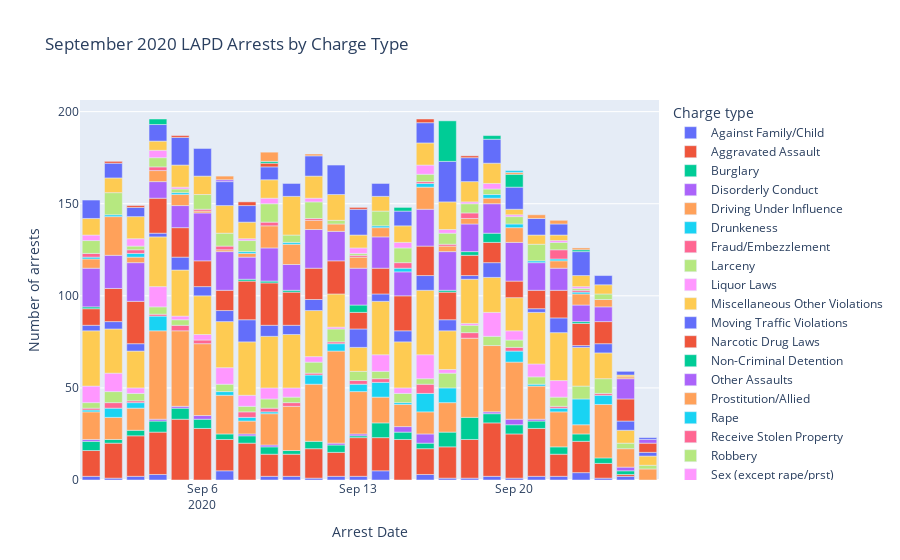

The cell this chart's notebook holds for it:
### Code cell
# make a stacked bar chart
fig = px.bar(arrests_by_type,
           x='arst_date',
           y='count',
           color='grp_description', # this creates the "stack",
           labels={'arst_date':'Arrest Date','count':'Number of arrests','grp_description':'Charge type'},
           title = 'September 2020 LAPD Arrests by Charge Type'
      )
fig.show()

### Figure 1 — Plotly figure (JSON) as saved in the notebook; plotly's stock layout.template omitted (floating-point values rounded to 4 significant figures)
{"data": [{"alignmentgroup": "True", "hovertemplate": "Charge type=Against Family/Child<br>Arrest Date=%{x}<br>Number of arrests=%{y}<extra></extra>", "legendgroup": "Against Family/Child", "marker": {"color": "#636efa"}, "name": "Against Family/Child", "offsetgroup": "Against Family/Child", "orientation": "v", "showlegend": true, "textposition": "auto", "type": "bar", "x": ["2020-09-01T00:00:00.000", "2020-09-02T00:00:00.000", "2020-09-03T00:00:00.000", "2020-09-04T00:00:00.000", "2020-09-07T00:00:00.000", "2020-09-09T00:00:00.000", "2020-09-10T00:00:00.000", "2020-09-11T00:00:00.000", "2020-09-12T00:00:00.000", "2020-09-13T00:00:00.000", "2020-09-14T00:00:00.000", "2020-09-16T00:00:00.000", "2020-09-17T00:00:00.000", "2020-09-18T00:00:00.000", "2020-09-19T00:00:00.000", "2020-09-20T00:00:00.000", "2020-09-21T00:00:00.000", "2020-09-22T00:00:00.000", "2020-09-23T00:00:00.000", "2020-09-24T00:00:00.000", "2020-09-25T00:00:00.000"], "xaxis": "x", "y": [2, 1, 2, 3, 5, 2, 2, 1, 2, 2, 5, 3, 1, 1, 2, 1, 2, 2, 4, 1, 2], "yaxis": "y"}, {"alignmentgroup": "True", "hovertemplate": "Charge type=Aggravated Assault<br>Arrest Date=%{x}<br>Number of arrests=%{y}<extra></extra>", "legendgroup": "Aggravated Assault", "marker": {"color": "#EF553B"}, "name": "Aggravated Assault", "offsetgroup": "Aggravated Assault", "orientation": "v", "showlegend": true, "textposition": "auto", "type": "bar", "x": ["2020-09-01T00:00:00.000", "2020-09-02T00:00:00.000", "2020-09-03T00:00:00.000", "2020-09-04T00:00:00.000", "2020-09-05T00:00:00.000", "2020-09-06T00:00:00.000", "2020-09-07T00:00:00.000", "2020-09-08T00:00:00.000", "2020-09-09T00:00:00.000", "2020-09-10T00:00:00.000", "2020-09-11T00:00:00.000", "2020-09-12T00:00:00.000", "2020-09-13T00:00:00.000", "2020-09-14T00:00:00.000", "2020-09-15T00:00:00.000", "2020-09-16T00:00:00.000", "2020-09-17T00:00:00.000", "2020-09-18T00:00:00.000", "2020-09-19T00:00:00.000", "2020-09-20T00:00:00.000", "2020-09-21T00:00:00.000", "2020-09-22T00:00:00.000", "2020-09-23T00:00:00.000", "2020-09-24T00:00:00.000", "2020-09-25T00:00:00.000"], "xaxis": "x", "y": [14, 19, 22, 23, 33, 28, 17, 20, 12, 12, 16, 13, 21, 18, 22, 14, 17, 21, 29, 24, 26, 12, 17, 8, 1], "yaxis": "y"}, {"alignmentgroup": "True", "hovertemplate": "Charge type=Burglary<br>Arrest Date=%{x}<br>Number of arrests=%{y}<extra></extra>", "legendgroup": "Burglary", "marker": {"color": "#00cc96"}, "name": "Burglary", "offsetgroup": "Burglary", "orientation": "v", "showlegend": true, "textposition": "auto", "type": "bar", "x": ["2020-09-01T00:00:00.000", "2020-09-02T00:00:00.000", "2020-09-03T00:00:00.000", "2020-09-04T00:00:00.000", "2020-09-05T00:00:00.000", "2020-09-06T00:00:00.000", "2020-09-07T00:00:00.000", "2020-09-08T00:00:00.000", "2020-09-09T00:00:00.000", "2020-09-10T00:00:00.000", "2020-09-11T00:00:00.000", "2020-09-12T00:00:00.000", "2020-09-13T00:00:00.000", "2020-09-14T00:00:00.000", "2020-09-15T00:00:00.000", "2020-09-16T00:00:00.000", "2020-09-17T00:00:00.000", "2020-09-18T00:00:00.000", "2020-09-19T00:00:00.000", "2020-09-20T00:00:00.000", "2020-09-21T00:00:00.000", "2020-09-22T00:00:00.000", "2020-09-23T00:00:00.000", "2020-09-24T00:00:00.000", "2020-09-25T00:00:00.000"], "xaxis": "x", "y": [5, 2, 3, 6, 6, 5, 3, 4, 4, 2, 4, 4, 1, 8, 4, 3, 8, 12, 5, 5, 4, 4, 4, 3, 2], "yaxis": "y"}, {"alignmentgroup": "True", "hovertemplate": "Charge type=Disorderly Conduct<br>Arrest Date=%{x}<br>Number of arrests=%{y}<extra></extra>", "legendgroup": "Disorderly Conduct", "marker": {"color": "#ab63fa"}, "name": "Disorderly Conduct", "offsetgroup": "Disorderly Conduct", "orientation": "v", "showlegend": true, "textposition": "auto", "type": "bar", "x": ["2020-09-01T00:00:00.000", "2020-09-04T00:00:00.000", "2020-09-05T00:00:00.000", "2020-09-06T00:00:00.000", "2020-09-08T00:00:00.000", "2020-09-09T00:00:00.000", "2020-09-12T00:00:00.000", "2020-09-13T00:00:00.000", "2020-09-15T00:00:00.000", "2020-09-16T00:00:00.000", "2020-09-19T00:00:00.000", "2020-09-20T00:00:00.000", "2020-09-21T00:00:00.000", "2020-09-25T00:00:00.000"], "xaxis": "x", "y": [1, 1, 1, 2, 1, 1, 1, 1, 3, 5, 1, 3, 1, 2], "yaxis": "y"}, {"alignmentgroup": "True", "hovertemplate": "Charge type=Driving Under Influence<br>Arrest Date=%{x}<br>Number of arrests=%{y}<extra></extra>", "legendgroup": "Driving Under Influence", "marker": {"color": "#FFA15A"}, "name": "Driving Under Influence", "offsetgroup": "Driving Under Influence", "orientation": "v", "showlegend": true, "textposition": "auto", "type": "bar", "x": ["2020-09-01T00:00:00.000", "2020-09-02T00:00:00.000", "2020-09-03T00:00:00.000", "2020-09-04T00:00:00.000", "2020-09-05T00:00:00.000", "2020-09-06T00:00:00.000", "2020-09-07T00:00:00.000", "2020-09-08T00:00:00.000", "2020-09-09T00:00:00.000", "2020-09-10T00:00:00.000", "2020-09-11T00:00:00.000", "2020-09-12T00:00:00.000", "2020-09-13T00:00:00.000", "2020-09-14T00:00:00.000", "2020-09-15T00:00:00.000", "2020-09-16T00:00:00.000", "2020-09-17T00:00:00.000", "2020-09-18T00:00:00.000", "2020-09-19T00:00:00.000", "2020-09-20T00:00:00.000", "2020-09-21T00:00:00.000", "2020-09-22T00:00:00.000", "2020-09-23T00:00:00.000", "2020-09-24T00:00:00.000", "2020-09-25T00:00:00.000", "2020-09-26T00:00:00.000"], "xaxis": "x", "y": [15, 12, 12, 48, 41, 39, 21, 7, 17, 24, 31, 50, 23, 14, 12, 12, 16, 43, 36, 31, 18, 19, 5, 29, 10, 6], "yaxis": "y"}, {"alignmentgroup": "True", "hovertemplate": "Charge type=Drunkeness<br>Arrest Date=%{x}<br>Number of arrests=%{y}<extra></extra>", "legendgroup": "Drunkeness", "marker": {"color": "#19d3f3"}, "name": "Drunkeness", "offsetgroup": "Drunkeness", "orientation": "v", "showlegend": true, "textposition": "auto", "type": "bar", "x": ["2020-09-01T00:00:00.000", "2020-09-02T00:00:00.000", "2020-09-03T00:00:00.000", "2020-09-04T00:00:00.000", "2020-09-07T00:00:00.000", "2020-09-08T00:00:00.000", "2020-09-09T00:00:00.000", "2020-09-11T00:00:00.000", "2020-09-12T00:00:00.000", "2020-09-13T00:00:00.000", "2020-09-14T00:00:00.000", "2020-09-15T00:00:00.000", "2020-09-16T00:00:00.000", "2020-09-17T00:00:00.000", "2020-09-20T00:00:00.000", "2020-09-21T00:00:00.000", "2020-09-22T00:00:00.000", "2020-09-23T00:00:00.000", "2020-09-24T00:00:00.000"], "xaxis": "x", "y": [1, 5, 3, 8, 2, 2, 1, 5, 4, 4, 8, 1, 10, 8, 6, 1, 2, 14, 5], "yaxis": "y"}, {"alignmentgroup": "True", "hovertemplate": "Charge type=Fraud/Embezzlement<br>Arrest Date=%{x}<br>Number of arrests=%{y}<extra></extra>", "legendgroup": "Fraud/Embezzlement", "marker": {"color": "#FF6692"}, "name": "Fraud/Embezzlement", "offsetgroup": "Fraud/Embezzlement", "orientation": "v", "showlegend": true, "textposition": "auto", "type": "bar", "x": ["2020-09-01T00:00:00.000", "2020-09-02T00:00:00.000", "2020-09-03T00:00:00.000", "2020-09-04T00:00:00.000", "2020-09-05T00:00:00.000", "2020-09-06T00:00:00.000", "2020-09-08T00:00:00.000", "2020-09-09T00:00:00.000", "2020-09-10T00:00:00.000", "2020-09-11T00:00:00.000", "2020-09-12T00:00:00.000", "2020-09-13T00:00:00.000", "2020-09-14T00:00:00.000", "2020-09-16T00:00:00.000", "2020-09-18T00:00:00.000", "2020-09-20T00:00:00.000", "2020-09-22T00:00:00.000", "2020-09-24T00:00:00.000"], "xaxis": "x", "y": [1, 3, 1, 1, 3, 2, 3, 2, 2, 1, 1, 2, 2, 5, 3, 2, 1, 1], "yaxis": "y"}, {"alignmentgroup": "True", "hovertemplate": "Charge type=Larceny<br>Arrest Date=%{x}<br>Number of arrests=%{y}<extra></extra>", "legendgroup": "Larceny", "marker": {"color": "#B6E880"}, "name": "Larceny", "offsetgroup": "Larceny", "orientation": "v", "showlegend": true, "textposition": "auto", "type": "bar", "x": ["2020-09-01T00:00:00.000", "2020-09-02T00:00:00.000", "2020-09-03T00:00:00.000", "2020-09-04T00:00:00.000", "2020-09-05T00:00:00.000", "2020-09-07T00:00:00.000", "2020-09-08T00:00:00.000", "2020-09-09T00:00:00.000", "2020-09-10T00:00:00.000", "2020-09-11T00:00:00.000", "2020-09-12T00:00:00.000", "2020-09-13T00:00:00.000", "2020-09-14T00:00:00.000", "2020-09-15T00:00:00.000", "2020-09-16T00:00:00.000", "2020-09-17T00:00:00.000", "2020-09-18T00:00:00.000", "2020-09-19T00:00:00.000", "2020-09-20T00:00:00.000", "2020-09-21T00:00:00.000", "2020-09-22T00:00:00.000", "2020-09-23T00:00:00.000", "2020-09-24T00:00:00.000", "2020-09-25T00:00:00.000", "2020-09-26T00:00:00.000"], "xaxis": "x", "y": [3, 6, 4, 4, 3, 4, 3, 5, 3, 6, 7, 5, 4, 5, 3, 8, 4, 5, 4, 4, 5, 7, 8, 3, 2], "yaxis": "y"}, {"alignmentgroup": "True", "hovertemplate": "Charge type=Liquor Laws<br>Arrest Date=%{x}<br>Number of arrests=%{y}<extra></extra>", "legendgroup": "Liquor Laws", "marker": {"color": "#FF97FF"}, "name": "Liquor Laws", "offsetgroup": "Liquor Laws", "orientation": "v", "showlegend": true, "textposition": "auto", "type": "bar", "x": ["2020-09-01T00:00:00.000", "2020-09-02T00:00:00.000", "2020-09-03T00:00:00.000", "2020-09-04T00:00:00.000", "2020-09-05T00:00:00.000", "2020-09-06T00:00:00.000", "2020-09-07T00:00:00.000", "2020-09-08T00:00:00.000", "2020-09-09T00:00:00.000", "2020-09-10T00:00:00.000", "2020-09-11T00:00:00.000", "2020-09-12T00:00:00.000", "2020-09-14T00:00:00.000", "2020-09-15T00:00:00.000", "2020-09-16T00:00:00.000", "2020-09-17T00:00:00.000", "2020-09-18T00:00:00.000", "2020-09-19T00:00:00.000", "2020-09-20T00:00:00.000", "2020-09-21T00:00:00.000", "2020-09-22T00:00:00.000"], "xaxis": "x", "y": [9, 10, 3, 11, 2, 3, 9, 6, 6, 5, 3, 1, 9, 3, 13, 2, 1, 13, 5, 7, 9], "yaxis": "y"}, {"alignmentgroup": "True", "hovertemplate": "Charge type=Miscellaneous Other Violations<br>Arrest Date=%{x}<br>Number of arrests=%{y}<extra></extra>", "legendgroup": "Miscellaneous Other Violations", "marker": {"color": "#FECB52"}, "name": "Miscellaneous Other Violations", "offsetgroup": "Miscellaneous Other Violations", "orientation": "v", "showlegend": true, "textposition": "auto", "type": "bar", "x": ["2020-09-01T00:00:00.000", "2020-09-02T00:00:00.000", "2020-09-03T00:00:00.000", "2020-09-04T00:00:00.000", "2020-09-05T00:00:00.000", "2020-09-06T00:00:00.000", "2020-09-07T00:00:00.000", "2020-09-08T00:00:00.000", "2020-09-09T00:00:00.000", "2020-09-10T00:00:00.000", "2020-09-11T00:00:00.000", "2020-09-12T00:00:00.000", "2020-09-13T00:00:00.000", "2020-09-14T00:00:00.000", "2020-09-15T00:00:00.000", "2020-09-16T00:00:00.000", "2020-09-17T00:00:00.000", "2020-09-18T00:00:00.000", "2020-09-19T00:00:00.000", "2020-09-20T00:00:00.000", "2020-09-21T00:00:00.000", "2020-09-22T00:00:00.000", "2020-09-23T00:00:00.000", "2020-09-24T00:00:00.000", "2020-09-25T00:00:00.000", "2020-09-26T00:00:00.000"], "xaxis": "x", "y": [30, 24, 20, 27, 25, 21, 25, 29, 28, 29, 25, 18, 13, 29, 25, 35, 21, 24, 19, 18, 28, 26, 21, 14, 7, 5], "yaxis": "y"}, {"alignmentgroup": "True", "hovertemplate": "Charge type=Moving Traffic Violations<br>Arrest Date=%{x}<br>Number of arrests=%{y}<extra></extra>", "legendgroup": "Moving Traffic Violations", "marker": {"color": "#636efa"}, "name": "Moving Traffic Violations", "offsetgroup": "Moving Traffic Violations", "orientation": "v", "showlegend": true, "textposition": "auto", "type": "bar", "x": ["2020-09-01T00:00:00.000", "2020-09-02T00:00:00.000", "2020-09-03T00:00:00.000", "2020-09-04T00:00:00.000", "2020-09-05T00:00:00.000", "2020-09-06T00:00:00.000", "2020-09-07T00:00:00.000", "2020-09-08T00:00:00.000", "2020-09-09T00:00:00.000", "2020-09-10T00:00:00.000", "2020-09-11T00:00:00.000", "2020-09-13T00:00:00.000", "2020-09-14T00:00:00.000", "2020-09-15T00:00:00.000", "2020-09-16T00:00:00.000", "2020-09-17T00:00:00.000", "2020-09-18T00:00:00.000", "2020-09-19T00:00:00.000", "2020-09-21T00:00:00.000", "2020-09-22T00:00:00.000", "2020-09-23T00:00:00.000", "2020-09-24T00:00:00.000", "2020-09-25T00:00:00.000", "2020-09-26T00:00:00.000"], "xaxis": "x", "y": [3, 4, 4, 2, 7, 5, 6, 12, 6, 5, 6, 10, 4, 6, 8, 6, 2, 8, 2, 8, 1, 5, 5, 2], "yaxis": "y"}, {"alignmentgroup": "True", "hovertemplate": "Charge type=Narcotic Drug Laws<br>Arrest Date=%{x}<br>Number of arrests=%{y}<extra></extra>", "legendgroup": "Narcotic Drug Laws", "marker": {"color": "#EF553B"}, "name": "Narcotic Drug Laws", "offsetgroup": "Narcotic Drug Laws", "orientation": "v", "showlegend": true, "textposition": "auto", "type": "bar", "x": ["2020-09-01T00:00:00.000", "2020-09-02T00:00:00.000", "2020-09-03T00:00:00.000", "2020-09-04T00:00:00.000", "2020-09-05T00:00:00.000", "2020-09-06T00:00:00.000", "2020-09-07T00:00:00.000", "2020-09-08T00:00:00.000", "2020-09-09T00:00:00.000", "2020-09-10T00:00:00.000", "2020-09-11T00:00:00.000", "2020-09-12T00:00:00.000", "2020-09-13T00:00:00.000", "2020-09-14T00:00:00.000", "2020-09-15T00:00:00.000", "2020-09-16T00:00:00.000", "2020-09-17T00:00:00.000", "2020-09-18T00:00:00.000", "2020-09-19T00:00:00.000", "2020-09-20T00:00:00.000", "2020-09-21T00:00:00.000", "2020-09-22T00:00:00.000", "2020-09-23T00:00:00.000", "2020-09-24T00:00:00.000", "2020-09-25T00:00:00.000", "2020-09-26T00:00:00.000"], "xaxis": "x", "y": [9, 18, 23, 19, 16, 14, 11, 21, 23, 18, 17, 18, 9, 14, 19, 16, 15, 11, 11, 9, 10, 15, 12, 12, 12, 5], "yaxis": "y"}, {"alignmentgroup": "True", "hovertemplate": "Charge type=Non-Criminal Detention<br>Arrest Date=%{x}<br>Number of arrests=%{y}<extra></extra>", "legendgroup": "Non-Criminal Detention", "marker": {"color": "#00cc96"}, "name": "Non-Criminal Detention", "offsetgroup": "Non-Criminal Detention", "orientation": "v", "showlegend": true, "textposition": "auto", "type": "bar", "x": ["2020-09-01T00:00:00.000", "2020-09-08T00:00:00.000", "2020-09-09T00:00:00.000", "2020-09-10T00:00:00.000", "2020-09-13T00:00:00.000", "2020-09-17T00:00:00.000", "2020-09-18T00:00:00.000", "2020-09-19T00:00:00.000", "2020-09-23T00:00:00.000"], "xaxis": "x", "y": [1, 1, 1, 1, 4, 1, 2, 5, 1], "yaxis": "y"}, {"alignmentgroup": "True", "hovertemplate": "Charge type=Other Assaults<br>Arrest Date=%{x}<br>Number of arrests=%{y}<extra></extra>", "legendgroup": "Other Assaults", "marker": {"color": "#ab63fa"}, "name": "Other Assaults", "offsetgroup": "Other Assaults", "orientation": "v", "showlegend": true, "textposition": "auto", "type": "bar", "x": ["2020-09-01T00:00:00.000", "2020-09-02T00:00:00.000", "2020-09-03T00:00:00.000", "2020-09-04T00:00:00.000", "2020-09-05T00:00:00.000", "2020-09-06T00:00:00.000", "2020-09-07T00:00:00.000", "2020-09-08T00:00:00.000", "2020-09-09T00:00:00.000", "2020-09-10T00:00:00.000", "2020-09-11T00:00:00.000", "2020-09-12T00:00:00.000", "2020-09-13T00:00:00.000", "2020-09-14T00:00:00.000", "2020-09-15T00:00:00.000", "2020-09-16T00:00:00.000", "2020-09-17T00:00:00.000", "2020-09-18T00:00:00.000", "2020-09-19T00:00:00.000", "2020-09-20T00:00:00.000", "2020-09-21T00:00:00.000", "2020-09-22T00:00:00.000", "2020-09-23T00:00:00.000", "2020-09-24T00:00:00.000", "2020-09-25T00:00:00.000", "2020-09-26T00:00:00.000"], "xaxis": "x", "y": [21, 18, 21, 9, 12, 26, 21, 12, 18, 14, 21, 16, 20, 17, 13, 20, 21, 15, 16, 21, 15, 12, 9, 8, 11, 2], "yaxis": "y"}, {"alignmentgroup": "True", "hovertemplate": "Charge type=Prostitution/Allied<br>Arrest Date=%{x}<br>Number of arrests=%{y}<extra></extra>", "legendgroup": "Prostitution/Allied", "marker": {"color": "#FFA15A"}, "name": "Prostitution/Allied", "offsetgroup": "Prostitution/Allied", "orientation": "v", "showlegend": true, "textposition": "auto", "type": "bar", "x": ["2020-09-01T00:00:00.000", "2020-09-02T00:00:00.000", "2020-09-03T00:00:00.000", "2020-09-04T00:00:00.000", "2020-09-05T00:00:00.000", "2020-09-06T00:00:00.000", "2020-09-07T00:00:00.000", "2020-09-08T00:00:00.000", "2020-09-09T00:00:00.000", "2020-09-10T00:00:00.000", "2020-09-11T00:00:00.000", "2020-09-12T00:00:00.000", "2020-09-13T00:00:00.000", "2020-09-14T00:00:00.000", "2020-09-16T00:00:00.000", "2020-09-17T00:00:00.000", "2020-09-18T00:00:00.000", "2020-09-19T00:00:00.000", "2020-09-20T00:00:00.000", "2020-09-22T00:00:00.000", "2020-09-23T00:00:00.000", "2020-09-24T00:00:00.000", "2020-09-25T00:00:00.000"], "xaxis": "x", "y": [5, 21, 3, 6, 6, 1, 1, 2, 12, 11, 5, 4, 6, 5, 12, 3, 3, 3, 8, 4, 6, 4, 1], "yaxis": "y"}, {"alignmentgroup": "True", "hovertemplate": "Charge type=Rape<br>Arrest Date=%{x}<br>Number of arrests=%{y}<extra></extra>", "legendgroup": "Rape", "marker": {"color": "#19d3f3"}, "name": "Rape", "offsetgroup": "Rape", "orientation": "v", "showlegend": true, "textposition": "auto", "type": "bar", "x": ["2020-09-01T00:00:00.000", "2020-09-02T00:00:00.000", "2020-09-03T00:00:00.000", "2020-09-05T00:00:00.000", "2020-09-08T00:00:00.000", "2020-09-10T00:00:00.000", "2020-09-14T00:00:00.000", "2020-09-15T00:00:00.000", "2020-09-16T00:00:00.000", "2020-09-19T00:00:00.000", "2020-09-20T00:00:00.000", "2020-09-21T00:00:00.000", "2020-09-22T00:00:00.000", "2020-09-23T00:00:00.000"], "xaxis": "x", "y": [1, 1, 2, 1, 1, 1, 1, 2, 2, 2, 2, 1, 1, 1], "yaxis": "y"}, {"alignmentgroup": "True", "hovertemplate": "Charge type=Receive Stolen Property<br>Arrest Date=%{x}<br>Number of arrests=%{y}<extra></extra>", "legendgroup": "Receive Stolen Property", "marker": {"color": "#FF6692"}, "name": "Receive Stolen Property", "offsetgroup": "Receive Stolen Property", "orientation": "v", "showlegend": true, "textposition": "auto", "type": "bar", "x": ["2020-09-01T00:00:00.000", "2020-09-03T00:00:00.000", "2020-09-04T00:00:00.000", "2020-09-06T00:00:00.000", "2020-09-07T00:00:00.000", "2020-09-09T00:00:00.000", "2020-09-11T00:00:00.000", "2020-09-13T00:00:00.000", "2020-09-15T00:00:00.000", "2020-09-16T00:00:00.000", "2020-09-17T00:00:00.000", "2020-09-18T00:00:00.000", "2020-09-22T00:00:00.000", "2020-09-23T00:00:00.000"], "xaxis": "x", "y": [2, 2, 2, 1, 2, 2, 1, 1, 3, 1, 1, 3, 5, 1], "yaxis": "y"}, {"alignmentgroup": "True", "hovertemplate": "Charge type=Robbery<br>Arrest Date=%{x}<br>Number of arrests=%{y}<extra></extra>", "legendgroup": "Robbery", "marker": {"color": "#B6E880"}, "name": "Robbery", "offsetgroup": "Robbery", "orientation": "v", "showlegend": true, "textposition": "auto", "type": "bar", "x": ["2020-09-01T00:00:00.000", "2020-09-02T00:00:00.000", "2020-09-03T00:00:00.000", "2020-09-04T00:00:00.000", "2020-09-05T00:00:00.000", "2020-09-06T00:00:00.000", "2020-09-07T00:00:00.000", "2020-09-08T00:00:00.000", "2020-09-09T00:00:00.000", "2020-09-10T00:00:00.000", "2020-09-11T00:00:00.000", "2020-09-12T00:00:00.000", "2020-09-13T00:00:00.000", "2020-09-14T00:00:00.000", "2020-09-15T00:00:00.000", "2020-09-16T00:00:00.000", "2020-09-17T00:00:00.000", "2020-09-18T00:00:00.000", "2020-09-19T00:00:00.000", "2020-09-20T00:00:00.000", "2020-09-21T00:00:00.000", "2020-09-22T00:00:00.000", "2020-09-23T00:00:00.000", "2020-09-24T00:00:00.000"], "xaxis": "x", "y": [7, 12, 2, 5, 2, 8, 7, 6, 10, 4, 9, 2, 1, 8, 8, 4, 6, 5, 3, 4, 9, 4, 1, 3], "yaxis": "y"}, {"alignmentgroup": "True", "hovertemplate": "Charge type=Sex (except rape/prst)<br>Arrest Date=%{x}<br>Number of arrests=%{y}<extra></extra>", "legendgroup": "Sex (except rape/prst)", "marker": {"color": "#FF97FF"}, "name": "Sex (except rape/prst)", "offsetgroup": "Sex (except rape/prst)", "orientation": "v", "showlegend": true, "textposition": "auto", "type": "bar", "x": ["2020-09-01T00:00:00.000", "2020-09-03T00:00:00.000", "2020-09-04T00:00:00.000", "2020-09-05T00:00:00.000", "2020-09-08T00:00:00.000", "2020-09-09T00:00:00.000", "2020-09-11T00:00:00.000", "2020-09-13T00:00:00.000", "2020-09-15T00:00:00.000", "2020-09-16T00:00:00.000", "2020-09-17T00:00:00.000", "2020-09-18T00:00:00.000", "2020-09-19T00:00:00.000", "2020-09-20T00:00:00.000", "2020-09-22T00:00:00.000", "2020-09-23T00:00:00.000"], "xaxis": "x", "y": [3, 4, 4, 1, 1, 3, 2, 3, 3, 5, 2, 1, 3, 1, 1, 1], "yaxis": "y"}, {"alignmentgroup": "True", "hovertemplate": "Charge type=Vehicle Theft<br>Arrest Date=%{x}<br>Number of arrests=%{y}<extra></extra>", "legendgroup": "Vehicle Theft", "marker": {"color": "#FECB52"}, "name": "Vehicle Theft", "offsetgroup": "Vehicle Theft", "orientation": "v", "showlegend": true, "textposition": "auto", "type": "bar", "x": ["2020-09-01T00:00:00.000", "2020-09-02T00:00:00.000", "2020-09-03T00:00:00.000", "2020-09-04T00:00:00.000", "2020-09-05T00:00:00.000", "2020-09-06T00:00:00.000", "2020-09-07T00:00:00.000", "2020-09-08T00:00:00.000", "2020-09-09T00:00:00.000", "2020-09-10T00:00:00.000", "2020-09-11T00:00:00.000", "2020-09-12T00:00:00.000", "2020-09-13T00:00:00.000", "2020-09-14T00:00:00.000", "2020-09-15T00:00:00.000", "2020-09-16T00:00:00.000", "2020-09-17T00:00:00.000", "2020-09-18T00:00:00.000", "2020-09-19T00:00:00.000", "2020-09-20T00:00:00.000", "2020-09-21T00:00:00.000", "2020-09-22T00:00:00.000", "2020-09-23T00:00:00.000", "2020-09-24T00:00:00.000", "2020-09-25T00:00:00.000"], "xaxis": "x", "y": [9, 8, 12, 5, 12, 10, 15, 9, 10, 21, 12, 14, 7, 8, 9, 12, 15, 11, 11, 3, 5, 3, 6, 5, 1], "yaxis": "y"}, {"alignmentgroup": "True", "hovertemplate": "Charge type=Weapon (carry/poss)<br>Arrest Date=%{x}<br>Number of arrests=%{y}<extra></extra>", "legendgroup": "Weapon (carry/poss)", "marker": {"color": "#636efa"}, "name": "Weapon (carry/poss)", "offsetgroup": "Weapon (carry/poss)", "orientation": "v", "showlegend": true, "textposition": "auto", "type": "bar", "x": ["2020-09-01T00:00:00.000", "2020-09-02T00:00:00.000", "2020-09-03T00:00:00.000", "2020-09-04T00:00:00.000", "2020-09-05T00:00:00.000", "2020-09-06T00:00:00.000", "2020-09-07T00:00:00.000", "2020-09-08T00:00:00.000", "2020-09-09T00:00:00.000", "2020-09-10T00:00:00.000", "2020-09-11T00:00:00.000", "2020-09-12T00:00:00.000", "2020-09-13T00:00:00.000", "2020-09-14T00:00:00.000", "2020-09-15T00:00:00.000", "2020-09-16T00:00:00.000", "2020-09-17T00:00:00.000", "2020-09-18T00:00:00.000", "2020-09-19T00:00:00.000", "2020-09-20T00:00:00.000", "2020-09-21T00:00:00.000", "2020-09-22T00:00:00.000", "2020-09-23T00:00:00.000", "2020-09-24T00:00:00.000", "2020-09-25T00:00:00.000", "2020-09-26T00:00:00.000"], "xaxis": "x", "y": [10, 8, 5, 9, 15, 15, 13, 9, 7, 7, 11, 16, 14, 7, 8, 11, 22, 13, 13, 12, 9, 6, 13, 5, 2, 1], "yaxis": "y"}, {"alignmentgroup": "True", "hovertemplate": "Charge type=Homicide<br>Arrest Date=%{x}<br>Number of arrests=%{y}<extra></extra>", "legendgroup": "Homicide", "marker": {"color": "#EF553B"}, "name": "Homicide", "offsetgroup": "Homicide", "orientation": "v", "showlegend": true, "textposition": "auto", "type": "bar", "x": ["2020-09-02T00:00:00.000", "2020-09-03T00:00:00.000", "2020-09-05T00:00:00.000", "2020-09-08T00:00:00.000", "2020-09-09T00:00:00.000", "2020-09-13T00:00:00.000", "2020-09-16T00:00:00.000", "2020-09-18T00:00:00.000"], "xaxis": "x", "y": [1, 1, 1, 2, 2, 1, 2, 1], "yaxis": "y"}, {"alignmentgroup": "True", "hovertemplate": "Charge type=Gambling<br>Arrest Date=%{x}<br>Number of arrests=%{y}<extra></extra>", "legendgroup": "Gambling", "marker": {"color": "#00cc96"}, "name": "Gambling", "offsetgroup": "Gambling", "orientation": "v", "showlegend": true, "textposition": "auto", "type": "bar", "x": ["2020-09-04T00:00:00.000", "2020-09-09T00:00:00.000", "2020-09-15T00:00:00.000", "2020-09-17T00:00:00.000", "2020-09-19T00:00:00.000", "2020-09-20T00:00:00.000", "2020-09-23T00:00:00.000"], "xaxis": "x", "y": [3, 1, 2, 22, 2, 7, 1], "yaxis": "y"}, {"alignmentgroup": "True", "hovertemplate": "Charge type=Federal Offenses<br>Arrest Date=%{x}<br>Number of arrests=%{y}<extra></extra>", "legendgroup": "Federal Offenses", "marker": {"color": "#ab63fa"}, "name": "Federal Offenses", "offsetgroup": "Federal Offenses", "orientation": "v", "showlegend": true, "textposition": "auto", "type": "bar", "x": ["2020-09-07T00:00:00.000"], "xaxis": "x", "y": [1], "yaxis": "y"}, {"alignmentgroup": "True", "hovertemplate": "Charge type=Forgery/Counterfeit<br>Arrest Date=%{x}<br>Number of arrests=%{y}<extra></extra>", "legendgroup": "Forgery/Counterfeit", "marker": {"color": "#FFA15A"}, "name": "Forgery/Counterfeit", "offsetgroup": "Forgery/Counterfeit", "orientation": "v", "showlegend": true, "textposition": "auto", "type": "bar", "x": ["2020-09-07T00:00:00.000", "2020-09-09T00:00:00.000", "2020-09-11T00:00:00.000", "2020-09-20T00:00:00.000", "2020-09-21T00:00:00.000", "2020-09-22T00:00:00.000", "2020-09-23T00:00:00.000"], "xaxis": "x", "y": [2, 5, 1, 1, 2, 2, 1], "yaxis": "y"}, {"alignmentgroup": "True", "hovertemplate": "Charge type=Disturbing the Peace<br>Arrest Date=%{x}<br>Number of arrests=%{y}<extra></extra>", "legendgroup": "Disturbing the Peace", "marker": {"color": "#19d3f3"}, "name": "Disturbing the Peace", "offsetgroup": "Disturbing the Peace", "orientation": "v", "showlegend": true, "textposition": "auto", "type": "bar", "x": ["2020-09-20T00:00:00.000"], "xaxis": "x", "y": [1], "yaxis": "y"}], "layout": {"barmode": "relative", "legend": {"title": {"text": "Charge type"}, "tracegroupgap": 0}, "title": {"text": "September 2020 LAPD Arrests by Charge Type"}, "xaxis": {"anchor": "y", "domain": [0, 1], "title": {"text": "Arrest Date"}}, "yaxis": {"anchor": "x", "domain": [0, 1], "title": {"text": "Number of arrests"}}}}
